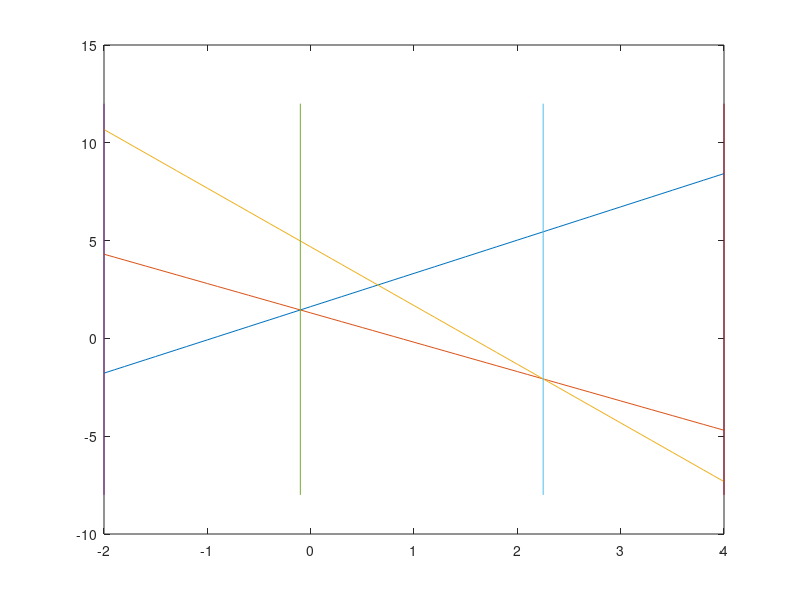

The MATLAB source for this figure: (Note: this script raises an error after producing the figure.)

clear
close all

%input
X = [-1.7,1.5,3];
Z = [-2,-0.1,2.25,4];
H = [-1.2653262,-0.9453262,-4.3203262];
H_prime = [1.7,-1.5,-3];
n = length(X);

x_grid = [-2:0.1:4]';
n_p = length(x_grid);

u = H + (x_grid-X).*H_prime;

%ploting functions
figid = figure;
plot(x_grid,u)
hold on
plot([Z;Z],repmat([12;-8],1,n+1))

%compute integrals
a_coeff = H-X.*H_prime;
b_coeff = H_prime;
for j = 1:n
    A(j) = exp(a_coeff(j))/b_coeff(j)*(exp(b_coeff(j)*Z(j+1))-exp(b_coeff(j)*Z(j)));
end
%normalize A
A = A/sum(A);
%vectorized function
A3 = exp(a_coeff)./b_coeff.*(exp(b_coeff.*Z(2:end))-exp(b_coeff.*Z(1:end-1)));

%verify integrals symbiotically
syms x
for j = 1:n
    f = exp(H(j)+(x - X(j))*H_prime(j));
    A2(j) = double(int(f,Z(j),Z(j+1)));
end

A = A/sum(A)
A_temp = [0.462418397 0.529588445 0.007993158]

